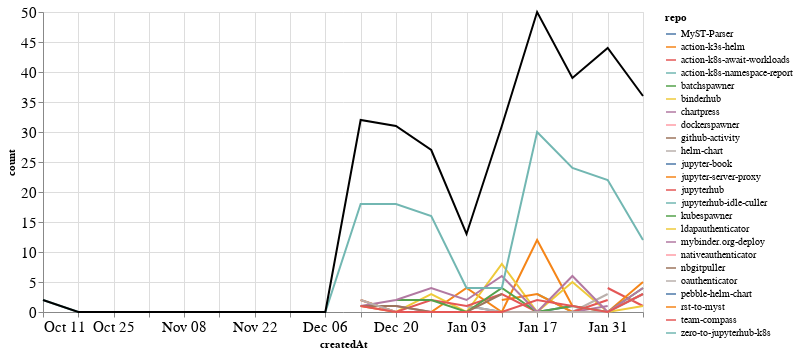

Notebook code cell kept with this figure:
### Markdown cell above
### Comments

### Code cell
comments_time = comments.groupby('repo').resample('W', on='createdAt').count()['author'].reset_index()
comments_time = comments_time.rename(columns={'author': 'count'})
comments_time_total = comments_time.groupby('createdAt').agg({"count": "sum"}).reset_index()
ch1 = alt.Chart(comments_time, width=600).mark_line().encode(
    x='createdAt',
    y='count',
    color='repo',
    tooltip="repo"
)

ch2 = alt.Chart(comments_time_total, width=600).mark_line(color="black").encode(
    x='createdAt',
    y='count',
)

ch1 + ch2

### Figure 1 — Vega-Lite specification as saved in the notebook (floating-point values rounded to 4 significant figures)
{"config": {"axisLeft": {"labelFontSize": 15}, "axisBottom": {"labelFontSize": 15}}, "layer": [{"data": {"name": "data-f6c55ad19920f412b73f5fbf08f96e03"}, "mark": "line", "encoding": {"color": {"type": "nominal", "field": "repo"}, "tooltip": {"type": "nominal", "field": "repo"}, "x": {"type": "temporal", "field": "createdAt"}, "y": {"type": "quantitative", "field": "count"}}, "width": 600}, {"data": {"name": "data-6d88e7bf63d144aa9c258dd8b6fb33a6"}, "mark": {"type": "line", "color": "black"}, "encoding": {"x": {"type": "temporal", "field": "createdAt"}, "y": {"type": "quantitative", "field": "count"}}, "width": 600}], "$schema": "https://vega.github.io/schema/vega-lite/v4.8.1.json", "datasets": {"data-f6c55ad19920f412b73f5fbf08f96e03": [{"repo": "MyST-Parser", "createdAt": "2021-01-03T00:00:00", "count": 1}, {"repo": "MyST-Parser", "createdAt": "2021-01-10T00:00:00", "count": 0}, {"repo": "MyST-Parser", "createdAt": "2021-01-17T00:00:00", "count": 0}, {"repo": "MyST-Parser", "createdAt": "2021-01-24T00:00:00", "count": 1}, {"repo": "action-k3s-helm", "createdAt": "2020-12-13T00:00:00", "count": 1}, {"repo": "action-k3s-helm", "createdAt": "2020-12-20T00:00:00", "count": 0}, {"repo": "action-k3s-helm", "createdAt": "2020-12-27T00:00:00", "count": 0}, {"repo": "action-k3s-helm", "createdAt": "2021-01-03T00:00:00", "count": 4}, {"repo": "action-k3s-helm", "createdAt": "2021-01-10T00:00:00", "count": 0}, {"repo": "action-k3s-helm", "createdAt": "2021-01-17T00:00:00", "count": 12}, {"repo": "action-k3s-helm", "createdAt": "2021-01-24T00:00:00", "count": 1}, {"repo": "action-k8s-await-workloads", "createdAt": "2021-01-31T00:00:00", "count": 4}, {"repo": "action-k8s-await-workloads", "createdAt": "2021-02-07T00:00:00", "count": 1}, {"repo": "action-k8s-namespace-report", "createdAt": "2021-01-17T00:00:00", "count": 3}, {"repo": "action-k8s-namespace-report", "createdAt": "2021-01-24T00:00:00", "count": 0}, {"repo": "action-k8s-namespace-report", "createdAt": "2021-01-31T00:00:00", "count": 0}, {"repo": "action-k8s-namespace-report", "createdAt": "2021-02-07T00:00:00", "count": 3}, {"repo": "batchspawner", "createdAt": "2021-01-31T00:00:00", "count": 8}, {"repo": "binderhub", "createdAt": "2020-12-13T00:00:00", "count": 2}, {"repo": "binderhub", "createdAt": "2020-12-20T00:00:00", "count": 0}, {"repo": "binderhub", "createdAt": "2020-12-27T00:00:00", "count": 3}, {"repo": "binderhub", "createdAt": "2021-01-03T00:00:00", "count": 0}, {"repo": "binderhub", "createdAt": "2021-01-10T00:00:00", "count": 8}, {"repo": "binderhub", "createdAt": "2021-01-17T00:00:00", "count": 0}, {"repo": "binderhub", "createdAt": "2021-01-24T00:00:00", "count": 5}, {"repo": "binderhub", "createdAt": "2021-01-31T00:00:00", "count": 0}, {"repo": "binderhub", "createdAt": "2021-02-07T00:00:00", "count": 1}, {"repo": "chartpress", "createdAt": "2020-12-20T00:00:00", "count": 1}, {"repo": "chartpress", "createdAt": "2020-12-27T00:00:00", "count": 0}, {"repo": "chartpress", "createdAt": "2021-01-03T00:00:00", "count": 0}, {"repo": "chartpress", "createdAt": "2021-01-10T00:00:00", "count": 0}, {"repo": "chartpress", "createdAt": "2021-01-17T00:00:00", "count": 0}, {"repo": "chartpress", "createdAt": "2021-01-24T00:00:00", "count": 0}, {"repo": "chartpress", "createdAt": "2021-01-31T00:00:00", "count": 1}, {"repo": "dockerspawner", "createdAt": "2020-12-20T00:00:00", "count": 7}, {"repo": "github-activity", "createdAt": "2020-12-13T00:00:00", "count": 1}, {"repo": "helm-chart", "createdAt": "2021-01-03T00:00:00", "count": 1}, {"repo": "helm-chart", "createdAt": "2021-01-10T00:00:00", "count": 0}, {"repo": "helm-chart", "createdAt": "2021-01-17T00:00:00", "count": 0}, {"repo": "helm-chart", "createdAt": "2021-01-24T00:00:00", "count": 0}, {"repo": "helm-chart", "createdAt": "2021-01-31T00:00:00", "count": 3}, {"repo": "jupyter-book", "createdAt": "2020-12-13T00:00:00", "count": 1}, {"repo": "jupyter-server-proxy", "createdAt": "2021-01-10T00:00:00", "count": 2}, {"repo": "jupyter-server-proxy", "createdAt": "2021-01-17T00:00:00", "count": 3}, {"repo": "jupyter-server-proxy", "createdAt": "2021-01-24T00:00:00", "count": 0}, {"repo": "jupyter-server-proxy", "createdAt": "2021-01-31T00:00:00", "count": 0}, {"repo": "jupyter-server-proxy", "createdAt": "2021-02-07T00:00:00", "count": 5}, {"repo": "jupyterhub", "createdAt": "2020-12-13T00:00:00", "count": 2}, {"repo": "jupyterhub", "createdAt": "2020-12-20T00:00:00", "count": 0}, {"repo": "jupyterhub", "createdAt": "2020-12-27T00:00:00", "count": 2}, {"repo": "jupyterhub", "createdAt": "2021-01-03T00:00:00", "count": 1}, {"repo": "jupyterhub", "createdAt": "2021-01-10T00:00:00", "count": 3}, {"repo": "jupyterhub", "createdAt": "2021-01-17T00:00:00", "count": 0}, {"repo": "jupyterhub", "createdAt": "2021-01-24T00:00:00", "count": 0}, {"repo": "jupyterhub", "createdAt": "2021-01-31T00:00:00", "count": 2}, {"repo": "jupyterhub-idle-culler", "createdAt": "2021-01-31T00:00:00", "count": 1}, {"repo": "kubespawner", "createdAt": "2020-12-20T00:00:00", "count": 2}, {"repo": "kubespawner", "createdAt": "2020-12-27T00:00:00", "count": 2}, {"repo": "kubespawner", "createdAt": "2021-01-03T00:00:00", "count": 0}, {"repo": "kubespawner", "createdAt": "2021-01-10T00:00:00", "count": 4}, {"repo": "kubespawner", "createdAt": "2021-01-17T00:00:00", "count": 0}, {"repo": "kubespawner", "createdAt": "2021-01-24T00:00:00", "count": 1}, {"repo": "kubespawner", "createdAt": "2021-01-31T00:00:00", "count": 0}, {"repo": "kubespawner", "createdAt": "2021-02-07T00:00:00", "count": 4}, {"repo": "ldapauthenticator", "createdAt": "2020-12-13T00:00:00", "count": 1}, {"repo": "mybinder.org-deploy", "createdAt": "2020-12-13T00:00:00", "count": 1}, {"repo": "mybinder.org-deploy", "createdAt": "2020-12-20T00:00:00", "count": 2}, {"repo": "mybinder.org-deploy", "createdAt": "2020-12-27T00:00:00", "count": 4}, {"repo": "mybinder.org-deploy", "createdAt": "2021-01-03T00:00:00", "count": 2}, {"repo": "mybinder.org-deploy", "createdAt": "2021-01-10T00:00:00", "count": 6}, {"repo": "mybinder.org-deploy", "createdAt": "2021-01-17T00:00:00", "count": 0}, {"repo": "mybinder.org-deploy", "createdAt": "2021-01-24T00:00:00", "count": 6}, {"repo": "mybinder.org-deploy", "createdAt": "2021-01-31T00:00:00", "count": 0}, {"repo": "mybinder.org-deploy", "createdAt": "2021-02-07T00:00:00", "count": 4}, {"repo": "nativeauthenticator", "createdAt": "2021-01-31T00:00:00", "count": 3}, {"repo": "nbgitpuller", "createdAt": "2020-12-13T00:00:00", "count": 1}, {"repo": "nbgitpuller", "createdAt": "2020-12-20T00:00:00", "count": 1}, {"repo": "nbgitpuller", "createdAt": "2020-12-27T00:00:00", "count": 0}, {"repo": "nbgitpuller", "createdAt": "2021-01-03T00:00:00", "count": 0}, {"repo": "nbgitpuller", "createdAt": "2021-01-10T00:00:00", "count": 3}, {"repo": "oauthenticator", "createdAt": "2020-12-13T00:00:00", "count": 2}, {"repo": "oauthenticator", "createdAt": "2020-12-20T00:00:00", "count": 0}, {"repo": "oauthenticator", "createdAt": "2020-12-27T00:00:00", "count": 0}, {"repo": "oauthenticator", "createdAt": "2021-01-03T00:00:00", "count": 0}, {"repo": "oauthenticator", "createdAt": "2021-01-10T00:00:00", "count": 0}, {"repo": "oauthenticator", "createdAt": "2021-01-17T00:00:00", "count": 0}, {"repo": "oauthenticator", "createdAt": "2021-01-24T00:00:00", "count": 0}, {"repo": "oauthenticator", "createdAt": "2021-01-31T00:00:00", "count": 0}, {"repo": "oauthenticator", "createdAt": "2021-02-07T00:00:00", "count": 3}, {"repo": "pebble-helm-chart", "createdAt": "2020-12-13T00:00:00", "count": 1}, {"repo": "rst-to-myst", "createdAt": "2021-01-10T00:00:00", "count": 1}, {"repo": "team-compass", "createdAt": "2020-12-13T00:00:00", "count": 1}, {"repo": "team-compass", "createdAt": "2020-12-20T00:00:00", "count": 0}, {"repo": "team-compass", "createdAt": "2020-12-27T00:00:00", "count": 0}, {"repo": "team-compass", "createdAt": "2021-01-03T00:00:00", "count": 0}, {"repo": "team-compass", "createdAt": "2021-01-10T00:00:00", "count": 0}, {"repo": "team-compass", "createdAt": "2021-01-17T00:00:00", "count": 2}, {"repo": "team-compass", "createdAt": "2021-01-24T00:00:00", "count": 1}, {"repo": "team-compass", "createdAt": "2021-01-31T00:00:00", "count": 0}, {"repo": "team-compass", "createdAt": "2021-02-07T00:00:00", "count": 3}, {"repo": "zero-to-jupyterhub-k8s", "createdAt": "2020-10-11T00:00:00", "count": 2}, {"repo": "zero-to-jupyterhub-k8s", "createdAt": "2020-10-18T00:00:00", "count": 0}, {"repo": "zero-to-jupyterhub-k8s", "createdAt": "2020-10-25T00:00:00", "count": 0}, {"repo": "zero-to-jupyterhub-k8s", "createdAt": "2020-11-01T00:00:00", "count": 0}, {"repo": "zero-to-jupyterhub-k8s", "createdAt": "2020-11-08T00:00:00", "count": 0}, {"repo": "zero-to-jupyterhub-k8s", "createdAt": "2020-11-15T00:00:00", "count": 0}, {"repo": "zero-to-jupyterhub-k8s", "createdAt": "2020-11-22T00:00:00", "count": 0}, {"repo": "zero-to-jupyterhub-k8s", "createdAt": "2020-11-29T00:00:00", "count": 0}, {"repo": "zero-to-jupyterhub-k8s", "createdAt": "2020-12-06T00:00:00", "count": 0}, {"repo": "zero-to-jupyterhub-k8s", "createdAt": "2020-12-13T00:00:00", "count": 18}, {"repo": "zero-to-jupyterhub-k8s", "createdAt": "2020-12-20T00:00:00", "count": 18}, {"repo": "zero-to-jupyterhub-k8s", "createdAt": "2020-12-27T00:00:00", "count": 16}, {"repo": "zero-to-jupyterhub-k8s", "createdAt": "2021-01-03T00:00:00", "count": 4}, {"repo": "zero-to-jupyterhub-k8s", "createdAt": "2021-01-10T00:00:00", "count": 4}, {"repo": "zero-to-jupyterhub-k8s", "createdAt": "2021-01-17T00:00:00", "count": 30}, {"repo": "zero-to-jupyterhub-k8s", "createdAt": "2021-01-24T00:00:00", "count": 24}, {"repo": "zero-to-jupyterhub-k8s", "createdAt": "2021-01-31T00:00:00", "count": 22}, {"repo": "zero-to-jupyterhub-k8s", "createdAt": "2021-02-07T00:00:00", "count": 12}], "data-6d88e7bf63d144aa9c258dd8b6fb33a6": [{"createdAt": "2020-10-11T00:00:00", "count": 2}, {"createdAt": "2020-10-18T00:00:00", "count": 0}, {"createdAt": "2020-10-25T00:00:00", "count": 0}, {"createdAt": "2020-11-01T00:00:00", "count": 0}, {"createdAt": "2020-11-08T00:00:00", "count": 0}, {"createdAt": "2020-11-15T00:00:00", "count": 0}, {"createdAt": "2020-11-22T00:00:00", "count": 0}, {"createdAt": "2020-11-29T00:00:00", "count": 0}, {"createdAt": "2020-12-06T00:00:00", "count": 0}, {"createdAt": "2020-12-13T00:00:00", "count": 32}, {"createdAt": "2020-12-20T00:00:00", "count": 31}, {"createdAt": "2020-12-27T00:00:00", "count": 27}, {"createdAt": "2021-01-03T00:00:00", "count": 13}, {"createdAt": "2021-01-10T00:00:00", "count": 31}, {"createdAt": "2021-01-17T00:00:00", "count": 50}, {"createdAt": "2021-01-24T00:00:00", "count": 39}, {"createdAt": "2021-01-31T00:00:00", "count": 44}, {"createdAt": "2021-02-07T00:00:00", "count": 36}]}}
